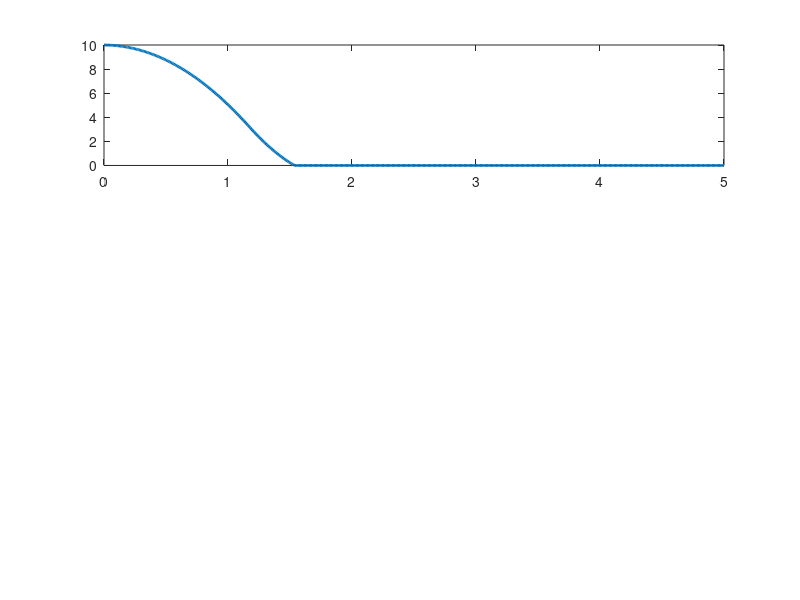

Here is the MATLAB script that generated this plot: (Note: this script raises an error after producing the figure.)
%% LQR DRONE ALTITUDE CONTROL (WITH GROUND CONSTRAINTS)
%  Author: Serdar Sokmen
%  Description: 
%  This script simulates a 1D vertical landing of a drone using an LQR controller.
%  Unlike basic linear simulations, this script includes:
%  1. Gravity Compensation (Feedforward term to counteract weight).
%  2. Physical Ground Constraint (Drone cannot go below z=0).
%  3. Motor Saturation (Thrust limits).

clc; clear; close all;

% --- 1. PHYSICAL SYSTEM MODEL (State-Space) ---
% State Vector x = [Position (z); Velocity (v)]
% Input u = [Thrust Force]

m = 1.2;   % Drone Mass (kg)
g = 9.81;  % Gravitational Acceleration (m/s^2)

% A Matrix: System Dynamics (dx = Ax + Bu)
% dz/dt = v
% dv/dt = 0 (Internal dynamics without drag)
A = [0  1; 
     0  0];

% B Matrix: Input Influence
% Force creates acceleration (a = F/m)
B = [0; 
     1/m];

% --- 2. LQR CONTROLLER DESIGN ---
% Q Matrix: Penalty on State Error (Accuracy)
% Q(1,1) = 100 -> High penalty on position error (Priority: Reach target).
% Q(2,2) = 1   -> Low penalty on velocity.
Q = [100  0; 
     0    1];

% R Matrix: Penalty on Control Effort (Energy Efficiency)
% R = 0.1 -> Low penalty, allows aggressive motor usage.
R = 0.1;

% Calculate Optimal Gain Matrix (K)
% u_optimal = -K * x
K = lqr(A, B, Q, R);
disp('Optimal LQR Gain (K):'); disp(K);

% --- 3. CUSTOM SIMULATION LOOP (Physics Engine) ---
% We use a custom loop instead of 'initial()' to implement ground collision logic.

dt = 0.01;       % Time Step (10 ms)
T_final = 5;     % Simulation Duration (seconds)
time = 0:dt:T_final;

% Pre-allocate arrays for logging data
pos_log = zeros(1, length(time));
vel_log = zeros(1, length(time));
u_log   = zeros(1, length(time));

% Initial Conditions
x = [10; 0]; % Start at 10 meters altitude, 0 velocity.
% Goal: Land at 0 meters (State [0;0]).

for i = 1:length(time)
    
    % 1. Log Current State
    pos_log(i) = x(1);
    vel_log(i) = x(2);
    
    % 2. LQR Control Law (Feedback)
    % u_lqr = -K * error (Assuming target state is [0;0])
    u_lqr = -K * x;
    
    % --- GRAVITY COMPENSATION (Feedforward) ---
    % LQR assumes a linear system around equilibrium. 
    % In reality, we need to constantly fight gravity (mg) to hover.
    % Without this term, the drone would sag below the target.
    u_total = u_lqr + (m * g); 
    
    % Motor Saturation (Physical Limits)
    % Motors cannot produce negative thrust or infinite power.
    if u_total > 30; u_total = 30; end % Max Thrust (N)
    if u_total < 0; u_total = 0;   end % Min Thrust (N)
    
    u_log(i) = u_total; % Log control input
    
    % 3. Physics Integration (Euler Method)
    % Net Acceleration = (Thrust / Mass) - Gravity
    acceleration = (u_total / m) - g; 
    
    x(2) = x(2) + acceleration * dt;     % Update Velocity
    x(1) = x(1) + x(2) * dt;             % Update Position
    
    % --- GROUND CONSTRAINT (Safety Check) ---
    % If position drops below 0, it means the drone hit the ground.
    if x(1) <= 0
        x(1) = 0; % Clamp position to ground level
        x(2) = 0; % Stop velocity (Crash/Land)
        
        % Optional: Cut motors on ground impact
        % u_total = 0; 
    end
end

% --- 4. VISUALIZATION ---
figure('Name', 'LQR Landing Simulation', 'Color', 'w');

% Plot 1: Altitude
subplot(3,1,1);
plot(time, pos_log, 'LineWidth', 2);
yline(0, 'k--', 'Ground Level');
ylabel('Altitude (m)'); grid on;
title('Drone Position Response');

% Plot 2: Velocity
subplot(3,1,2);
plot(time, vel_log, 'r', 'LineWidth', 2);
ylabel('Velocity (m/s)'); grid on;
title('Vertical Velocity');

% Plot 3: Motor Output
subplot(3,1,3);
plot(time, u_log, 'g', 'LineWidth', 2);
yline(m*g, 'b:', 'Hover Thrust (mg)');
ylabel('Thrust (N)'); grid on;
xlabel('Time (s)');
title('Control Input (Thrust)');